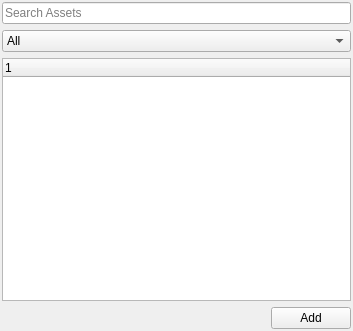
<?xml version="1.0" encoding="UTF-8"?>
<ui version="4.0">
 <class>ZEDAssetBrowser</class>
 <widget class="QWidget" name="ZEDAssetBrowser">
  <property name="geometry">
   <rect>
    <x>0</x>
    <y>0</y>
    <width>353</width>
    <height>331</height>
   </rect>
  </property>
  <property name="windowTitle">
   <string>Asset Browser</string>
  </property>
  <layout class="QVBoxLayout" name="verticalLayout">
   <property name="leftMargin">
    <number>2</number>
   </property>
   <property name="topMargin">
    <number>2</number>
   </property>
   <property name="rightMargin">
    <number>2</number>
   </property>
   <property name="bottomMargin">
    <number>2</number>
   </property>
   <item>
    <widget class="QLineEdit" name="txtSearch">
     <property name="inputMask">
      <string/>
     </property>
     <property name="text">
      <string/>
     </property>
     <property name="placeholderText">
      <string>Search Assets</string>
     </property>
    </widget>
   </item>
   <item>
    <widget class="QComboBox" name="cmbCategories">
     <item>
      <property name="text">
       <string>All</string>
      </property>
     </item>
    </widget>
   </item>
   <item>
    <widget class="ZEDAssetTree" name="trwAssets"/>
   </item>
   <item>
    <layout class="QHBoxLayout" name="horizontalLayout">
     <item>
      <spacer name="horizontalSpacer">
       <property name="orientation">
        <enum>Qt::Horizontal</enum>
       </property>
       <property name="sizeHint" stdset="0">
        <size>
         <width>202</width>
         <height>17</height>
        </size>
       </property>
      </spacer>
     </item>
     <item>
      <widget class="QPushButton" name="btnAdd">
       <property name="text">
        <string>Add</string>
       </property>
      </widget>
     </item>
    </layout>
   </item>
  </layout>
 </widget>
 <customwidgets>
  <customwidget>
   <class>ZEDAssetTree</class>
   <extends>QTreeWidget</extends>
   <header>ZEDAssetTree.h</header>
  </customwidget>
 </customwidgets>
 <resources/>
 <connections/>
</ui>
